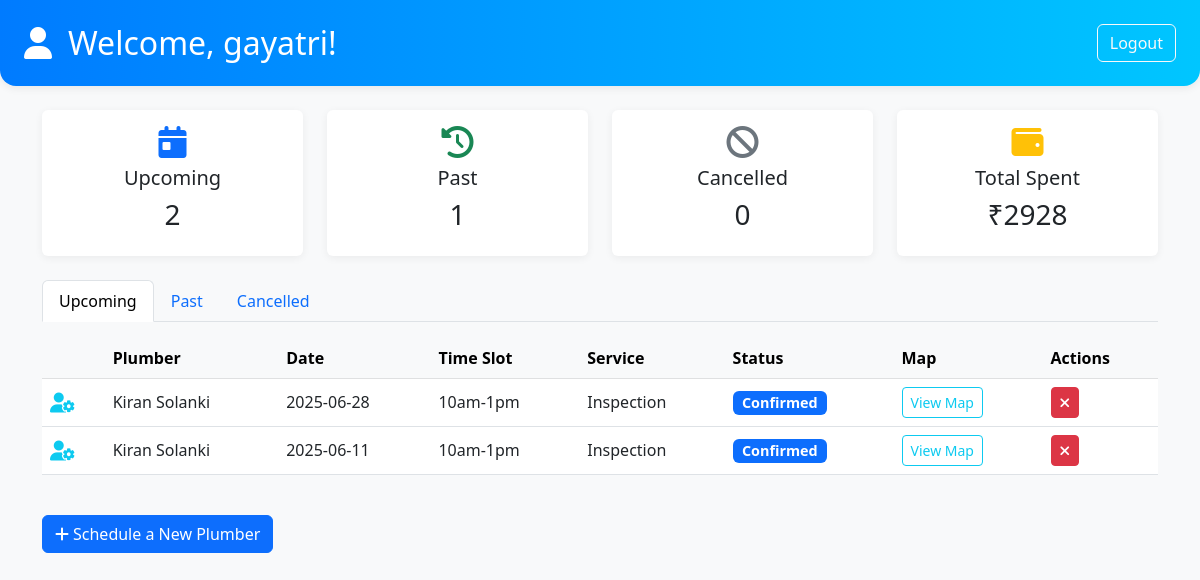
Page /customer_dashboard (signed in) on the committed database.
### models.py (models this page shows)
class User(UserMixin, db.Model):
    id = db.Column(db.Integer, primary_key=True)
    name = db.Column(db.String(100), nullable=False)
    email = db.Column(db.String(120), unique=True, nullable=False)
    password_hash = db.Column(db.String(128), nullable=False)
    role = db.Column(db.String(20), nullable=False)  # customer, plumber, admin
    plumber_profile = db.relationship('PlumberProfile', backref='user', uselist=False)
    bookings = db.relationship('Booking', backref='customer', foreign_keys='Booking.customer_id')

class Booking(db.Model):
    id = db.Column(db.Integer, primary_key=True)
    customer_id = db.Column(db.Integer, db.ForeignKey('user.id'), nullable=False)
    plumber_id = db.Column(db.Integer, db.ForeignKey('plumber_profile.id'), nullable=False)
    date = db.Column(db.Date, nullable=False)
    time_slot = db.Column(db.String(50), nullable=False)
    status = db.Column(db.String(20), default='pending')  # pending, confirmed, completed, cancelled
    service_type = db.Column(db.String(100))
    client_lat = db.Column(db.Float)
    client_lon = db.Column(db.Float)
    plumber_lat = db.Column(db.Float)
    plumber_lon = db.Column(db.Float)
    created_at = db.Column(db.DateTime, default=datetime.utcnow)
    review = db.relationship('Review', backref='booking', uselist=False)

### app.py (the view)
@app.route('/customer_dashboard')
@login_required
def customer_dashboard():
    if current_user.role != 'customer':
        return redirect(url_for('login'))
    bookings = Booking.query.filter_by(customer_id=current_user.id).order_by(Booking.date.desc()).all()
    booking_list = []
    for b in bookings:
        plumber = PlumberProfile.query.get(b.plumber_id)
        review = Review.query.filter_by(booking_id=b.id).first()
        work_type_norm = (b.service_type or '').strip().lower()
        base_price = WORK_TYPE_PRICING.get(work_type_norm, 400)
        dist = None
        if b.client_lat is not None and b.client_lon is not None and plumber and plumber.lat is not None and plumber.lon is not None:
            dist = haversine(b.client_lat, b.client_lon, plumber.lat, plumber.lon)
        if dist is not None:
            cost_estimate = int(base_price + 10 * dist)
        else:
            cost_estimate = base_price
        booking_list.append({
            'id': b.id,
            'plumber_name': plumber.user.name if plumber and plumber.user else 'N/A',
            'date': b.date.strftime('%Y-%m-%d'),
            'time_slot': b.time_slot,
            'status': b.status,
            'service_type': b.service_type,
            'reviewed': bool(review),
            'cost_estimate': cost_estimate,
            'client_lat': b.client_lat,
            'client_lon': b.client_lon,
            'plumber_lat': plumber.lat if plumber else None,
            'plumber_lon': plumber.lon if plumber else None
        })
    return render_template('customer_dashboard.html', bookings=booking_list)

### app.py (called while the page is built)
@login_manager.user_loader
def load_user(user_id):
    return User.query.get(int(user_id))

def haversine(lat1, lon1, lat2, lon2):
    R = 6371  # Earth radius in km
    phi1 = math.radians(lat1)
    phi2 = math.radians(lat2)
    dphi = math.radians(lat2 - lat1)
    dlambda = math.radians(lon2 - lon1)
    a = math.sin(dphi/2)**2 + math.cos(phi1)*math.cos(phi2)*math.sin(dlambda/2)**2
    c = 2 * math.atan2(math.sqrt(a), math.sqrt(1 - a))
    return R * c

### templates/customer_dashboard.html (shortened to what this page needs)
<!DOCTYPE html>
<html lang="en">
<head>
    <link href="https://cdn.jsdelivr.net/npm/bootstrap@5.3.0/dist/css/bootstrap.min.css" rel="stylesheet">
    <link rel="stylesheet" href="https://cdnjs.cloudflare.com/ajax/libs/font-awesome/6.4.0/css/all.min.css">
    <link rel="stylesheet" href="https://unpkg.com/leaflet/dist/leaflet.css" />
</head>
<body class="bg-light">
<div class="dashboard-header p-4 mb-4 d-flex align-items-center justify-content-between">
    <div class="d-flex align-items-center">
        <i class="fa-solid fa-user fa-2x me-3"></i>
        <h2 class="mb-0">Welcome, {{ current_user.name }}!</h2>
    </div>
    <a href="/logout" class="btn btn-outline-light">Logout</a>
</div>
<div class="container">
    <div class="row g-4 mb-4">
        <div class="col-md-3">
            <div class="card summary-card text-center">
                <div class="card-body">
                    <i class="fa-solid fa-calendar-day fa-2x mb-2 text-primary"></i>
                    <h5 class="card-title">Upcoming</h5>
                    <h3>{{ bookings|selectattr('status', 'in', ['pending', 'confirmed'])|list|length }}</h3>
                </div>
            </div>
        </div>
        <div class="col-md-3">
            <div class="card summary-card text-center">
                <div class="card-body">
                    <i class="fa-solid fa-clock-rotate-left fa-2x mb-2 text-success"></i>
                    <h5 class="card-title">Past</h5>
                    <h3>{{ bookings|selectattr('status', 'equalto', 'completed')|list|length }}</h3>
                </div>
            </div>
        </div>
        <div class="col-md-3">
            <div class="card summary-card text-center">
                <div class="card-body">
                    <i class="fa-solid fa-ban fa-2x mb-2 text-secondary"></i>
                    <h5 class="card-title">Cancelled</h5>
                    <h3>{{ bookings|selectattr('status', 'equalto', 'cancelled')|list|length }}</h3>
                </div>
            </div>
        </div>
        <div class="col-md-3">
            <div class="card summary-card text-center">
                <div class="card-body">
                    <i class="fa-solid fa-wallet fa-2x mb-2 text-warning"></i>
                    <h5 class="card-title">Total Spent</h5>
                    <h3>
                        ₹{{ bookings|selectattr('status', 'equalto', 'completed')|map(attribute='cost_estimate')|sum if bookings|length > 0 else 0 }}
                    </h3>
                </div>
            </div>
        </div>
    </div>
    <ul class="nav nav-tabs mt-4" id="bookingTabs" role="tablist">
        <li class="nav-item" role="presentation">
            <button class="nav-link active" id="upcoming-tab" data-bs-toggle="tab" data-bs-target="#upcoming" type="button" role="tab">Upcoming</button>
        </li>
        <li class="nav-item" role="presentation">
            <button class="nav-link" id="past-tab" data-bs-toggle="tab" data-bs-target="#past" type="button" role="tab">Past</button>
        </li>
        <li class="nav-item" role="presentation">
            <button class="nav-link" id="cancelled-tab" data-bs-toggle="tab" data-bs-target="#cancelled" type="button" role="tab">Cancelled</button>
        </li>
    </ul>
    <div class="tab-content mt-3" id="bookingTabsContent">
        <div class="tab-pane fade show active" id="upcoming" role="tabpanel">
            {% set upcoming = bookings|selectattr('status', 'in', ['pending', 'confirmed'])|list %}
            {% if upcoming %}
            <div class="table-responsive"><table class="table table-hover align-middle">
                <thead class="table-light"><tr><th></th><th>Plumber</th><th>Date</th><th>Time Slot</th><th>Service</th><th>Status</th><th>Map</th><th>Actions</th></tr></thead>
                <tbody>
                {% for b in upcoming %}
                <tr>
                    <td><i class="fa-solid fa-user-gear fa-lg text-info"></i></td>
                    <td>{{ b.plumber_name }}</td>
                    <td>{{ b.date }}</td>
                    <td>{{ b.time_slot }}</td>
                    <td>{{ b.service_type }}</td>
                    <td><span class="badge status-badge
                        {% if b.status == 'pending' %}bg-warning text-dark
                        {% elif b.status == 'confirmed' %}bg-primary
                        {% elif b.status == 'completed' %}bg-success
                        {% elif b.status == 'cancelled' %}bg-secondary
                        {% endif %}">
                        {{ b.status|capitalize }}
                    </span></td>
                    <td>
                        <button class="btn btn-outline-info btn-sm" onclick="showBookingMap('{{ b.client_lat }}', '{{ b.client_lon }}', '{{ b.plumber_lat }}', '{{ b.plumber_lon }}')">View Map</button>
                    </td>
                    <td>
                        <form method="POST" action="/cancel_booking/{{ b.id }}" style="display:inline;">
                            <button type="submit" class="btn btn-danger btn-sm" data-bs-toggle="tooltip" title="Cancel Booking"><i class="fa-solid fa-xmark"></i></button>
                        </form>
                    </td>
                </tr>
                {% endfor %}
                </tbody>
            </table></div>
            {% else %}<p class="text-muted">No upcoming bookings.</p>{% endif %}
        </div>
            {% set cancelled = bookings|selectattr('status', 'equalto', 'cancelled')|list %}
    </div>
    <a href="/book_plumber" class="btn btn-primary mt-4"><i class="fa-solid fa-plus me-1"></i>Schedule a New Plumber</a>
</div>
</body>
</html>

### templates/customer_dashboard.html (style rules this page uses)
.dashboard-header { background: linear-gradient(90deg, #007bff 0%, #00c6ff 100%); color: white; border-radius: 0 0 1rem 1rem; box-shadow: 0 2px 8px rgba(0,0,0,0.08); }
.summary-card { min-width: 180px; box-shadow: 0 2px 8px rgba(0,0,0,0.06); border: none; }
.status-badge { font-size: 0.9em; }

### rows in the picture
User: name "gayatri"
User: plumber_name "Kiran Solanki" "Kiran Solanki"
Booking: time_slot "10am-1pm", service_type "Inspection", status "Confirmed"
Booking: time_slot "10am-1pm", service_type "Inspection", status "Confirmed"

### other values in the picture
{{ bookings|selectattr('status', 'equalto', 'completed')|list|length }} "1"
{{ bookings|selectattr('status', 'equalto', 'cancelled')|list|length }} "0"
{{ b.date }} "2025-06-28" "2025-06-11"
